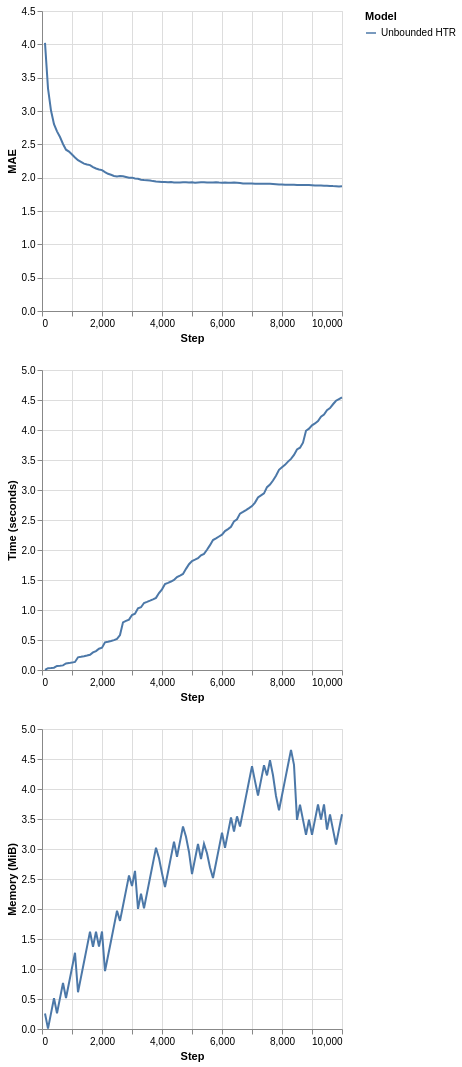

Source (notebook cell):
### Code cell
plot_performance(
    synth.Friedman(seed=42).take(10_000),
    metrics.MAE(),
    {
        "Unbounded HTR": (
            preprocessing.StandardScaler() |
            tree.HoeffdingTreeRegressor(splitter=tree.splitter.EBSTSplitter())
        )
    }
)

### Figure 1 — Vega-Lite specification as saved in the notebook (floating-point values rounded to 4 significant figures)
{"config": {"view": {"continuousWidth": 300, "continuousHeight": 300}}, "vconcat": [{"mark": {"type": "line"}, "encoding": {"color": {"field": "Model", "type": "nominal"}, "x": {"field": "Step", "type": "quantitative"}, "y": {"field": "Metric", "title": "MAE", "type": "quantitative"}}}, {"mark": {"type": "line"}, "encoding": {"color": {"field": "Model", "type": "nominal"}, "x": {"field": "Step", "type": "quantitative"}, "y": {"field": "Time", "title": "Time (seconds)", "type": "quantitative"}}}, {"mark": {"type": "line"}, "encoding": {"color": {"field": "Model", "type": "nominal"}, "x": {"field": "Step", "type": "quantitative"}, "y": {"field": "Memory", "title": "Memory (MiB)", "type": "quantitative"}}}], "data": {"name": "data-09816bec1c4f77cc80bacaaace2a079f"}, "$schema": "https://vega.github.io/schema/vega-lite/v6.1.0.json", "datasets": {"data-09816bec1c4f77cc80bacaaace2a079f": [{"Step": 100, "Metric": 4.023, "Time": 0.002785, "Memory": 0.2578, "Model": "Unbounded HTR"}, {"Step": 200, "Metric": 3.34, "Time": 0.03084, "Memory": 0.006594, "Model": "Unbounded HTR"}, {"Step": 300, "Metric": 3.007, "Time": 0.03322, "Memory": 0.2603, "Model": "Unbounded HTR"}, {"Step": 400, "Metric": 2.803, "Time": 0.03811, "Memory": 0.512, "Model": "Unbounded HTR"}, {"Step": 500, "Metric": 2.695, "Time": 0.06673, "Memory": 0.2622, "Model": "Unbounded HTR"}, {"Step": 600, "Metric": 2.61, "Time": 0.07106, "Memory": 0.514, "Model": "Unbounded HTR"}, {"Step": 700, "Metric": 2.506, "Time": 0.07721, "Memory": 0.7658, "Model": "Unbounded HTR"}, {"Step": 800, "Metric": 2.42, "Time": 0.1086, "Memory": 0.5159, "Model": "Unbounded HTR"}, {"Step": 900, "Metric": 2.391, "Time": 0.1147, "Memory": 0.7677, "Model": "Unbounded HTR"}, {"Step": 1000, "Metric": 2.346, "Time": 0.1233, "Memory": 1.019, "Model": "Unbounded HTR"}, {"Step": 1100, "Metric": 2.303, "Time": 0.134, "Memory": 1.271, "Model": "Unbounded HTR"}, {"Step": 1200, "Metric": 2.262, "Time": 0.2116, "Memory": 0.6129, "Model": "Unbounded HTR"}, {"Step": 1300, "Metric": 2.237, "Time": 0.2191, "Memory": 0.8646, "Model": "Unbounded HTR"}, {"Step": 1400, "Metric": 2.211, "Time": 0.2289, "Memory": 1.116, "Model": "Unbounded HTR"}, {"Step": 1500, "Metric": 2.198, "Time": 0.2407, "Memory": 1.368, "Model": "Unbounded HTR"}, {"Step": 1600, "Metric": 2.188, "Time": 0.2537, "Memory": 1.62, "Model": "Unbounded HTR"}, {"Step": 1700, "Metric": 2.159, "Time": 0.2928, "Memory": 1.37, "Model": "Unbounded HTR"}, {"Step": 1800, "Metric": 2.137, "Time": 0.3149, "Memory": 1.622, "Model": "Unbounded HTR"}, {"Step": 1900, "Metric": 2.124, "Time": 0.3551, "Memory": 1.372, "Model": "Unbounded HTR"}, {"Step": 2000, "Metric": 2.113, "Time": 0.3703, "Memory": 1.624, "Model": "Unbounded HTR"}, {"Step": 2100, "Metric": 2.083, "Time": 0.4603, "Memory": 0.9642, "Model": "Unbounded HTR"}, {"Step": 2200, "Metric": 2.058, "Time": 0.4711, "Memory": 1.216, "Model": "Unbounded HTR"}, {"Step": 2300, "Metric": 2.043, "Time": 0.4835, "Memory": 1.468, "Model": "Unbounded HTR"}, {"Step": 2400, "Metric": 2.026, "Time": 0.4981, "Memory": 1.72, "Model": "Unbounded HTR"}, {"Step": 2500, "Metric": 2.018, "Time": 0.5182, "Memory": 1.971, "Model": "Unbounded HTR"}, {"Step": 2600, "Metric": 2.023, "Time": 0.5826, "Memory": 1.802, "Model": "Unbounded HTR"}, {"Step": 2700, "Metric": 2.02, "Time": 0.7944, "Memory": 2.054, "Model": "Unbounded HTR"}, {"Step": 2800, "Metric": 2.009, "Time": 0.8182, "Memory": 2.306, "Model": "Unbounded HTR"}, {"Step": 2900, "Metric": 1.999, "Time": 0.8403, "Memory": 2.557, "Model": "Unbounded HTR"}, {"Step": 3000, "Metric": 2.0, "Time": 0.9155, "Memory": 2.383, "Model": "Unbounded HTR"}, {"Step": 3100, "Metric": 1.987, "Time": 0.9369, "Memory": 2.635, "Model": "Unbounded HTR"}, {"Step": 3200, "Metric": 1.983, "Time": 1.027, "Memory": 2.002, "Model": "Unbounded HTR"}, {"Step": 3300, "Metric": 1.969, "Time": 1.045, "Memory": 2.254, "Model": "Unbounded HTR"}, {"Step": 3400, "Metric": 1.964, "Time": 1.117, "Memory": 2.013, "Model": "Unbounded HTR"}, {"Step": 3500, "Metric": 1.96, "Time": 1.136, "Memory": 2.265, "Model": "Unbounded HTR"}, {"Step": 3600, "Metric": 1.957, "Time": 1.156, "Memory": 2.516, "Model": "Unbounded HTR"}, {"Step": 3700, "Metric": 1.948, "Time": 1.179, "Memory": 2.768, "Model": "Unbounded HTR"}, {"Step": 3800, "Metric": 1.943, "Time": 1.202, "Memory": 3.02, "Model": "Unbounded HTR"}, {"Step": 3900, "Metric": 1.94, "Time": 1.283, "Memory": 2.847, "Model": "Unbounded HTR"}, {"Step": 4000, "Metric": 1.934, "Time": 1.344, "Memory": 2.596, "Model": "Unbounded HTR"}, {"Step": 4100, "Metric": 1.934, "Time": 1.433, "Memory": 2.366, "Model": "Unbounded HTR"}, {"Step": 4200, "Metric": 1.933, "Time": 1.452, "Memory": 2.617, "Model": "Unbounded HTR"}, {"Step": 4300, "Metric": 1.934, "Time": 1.474, "Memory": 2.869, "Model": "Unbounded HTR"}, {"Step": 4400, "Metric": 1.928, "Time": 1.5, "Memory": 3.121, "Model": "Unbounded HTR"}, {"Step": 4500, "Metric": 1.926, "Time": 1.549, "Memory": 2.87, "Model": "Unbounded HTR"}, {"Step": 4600, "Metric": 1.928, "Time": 1.574, "Memory": 3.123, "Model": "Unbounded HTR"}, {"Step": 4700, "Metric": 1.93, "Time": 1.601, "Memory": 3.375, "Model": "Unbounded HTR"}, {"Step": 4800, "Metric": 1.932, "Time": 1.686, "Memory": 3.203, "Model": "Unbounded HTR"}, {"Step": 4900, "Metric": 1.928, "Time": 1.763, "Memory": 2.951, "Model": "Unbounded HTR"}, {"Step": 5000, "Metric": 1.93, "Time": 1.817, "Memory": 2.58, "Model": "Unbounded HTR"}, {"Step": 5100, "Metric": 1.925, "Time": 1.839, "Memory": 2.832, "Model": "Unbounded HTR"}, {"Step": 5200, "Metric": 1.929, "Time": 1.862, "Memory": 3.084, "Model": "Unbounded HTR"}, {"Step": 5300, "Metric": 1.931, "Time": 1.912, "Memory": 2.834, "Model": "Unbounded HTR"}, {"Step": 5400, "Metric": 1.93, "Time": 1.936, "Memory": 3.086, "Model": "Unbounded HTR"}, {"Step": 5500, "Metric": 1.926, "Time": 2.005, "Memory": 2.93, "Model": "Unbounded HTR"}, {"Step": 5600, "Metric": 1.926, "Time": 2.081, "Memory": 2.692, "Model": "Unbounded HTR"}, {"Step": 5700, "Metric": 1.929, "Time": 2.166, "Memory": 2.516, "Model": "Unbounded HTR"}, {"Step": 5800, "Metric": 1.93, "Time": 2.194, "Memory": 2.767, "Model": "Unbounded HTR"}, {"Step": 5900, "Metric": 1.927, "Time": 2.225, "Memory": 3.019, "Model": "Unbounded HTR"}, {"Step": 6000, "Metric": 1.925, "Time": 2.256, "Memory": 3.271, "Model": "Unbounded HTR"}, {"Step": 6100, "Metric": 1.927, "Time": 2.315, "Memory": 3.02, "Model": "Unbounded HTR"}, {"Step": 6200, "Metric": 1.925, "Time": 2.349, "Memory": 3.273, "Model": "Unbounded HTR"}, {"Step": 6300, "Metric": 1.925, "Time": 2.386, "Memory": 3.525, "Model": "Unbounded HTR"}, {"Step": 6400, "Metric": 1.926, "Time": 2.478, "Memory": 3.293, "Model": "Unbounded HTR"}, {"Step": 6500, "Metric": 1.923, "Time": 2.512, "Memory": 3.544, "Model": "Unbounded HTR"}, {"Step": 6600, "Metric": 1.921, "Time": 2.606, "Memory": 3.374, "Model": "Unbounded HTR"}, {"Step": 6700, "Metric": 1.914, "Time": 2.635, "Memory": 3.625, "Model": "Unbounded HTR"}, {"Step": 6800, "Metric": 1.911, "Time": 2.665, "Memory": 3.877, "Model": "Unbounded HTR"}, {"Step": 6900, "Metric": 1.912, "Time": 2.697, "Memory": 4.129, "Model": "Unbounded HTR"}, {"Step": 7000, "Metric": 1.911, "Time": 2.732, "Memory": 4.381, "Model": "Unbounded HTR"}, {"Step": 7100, "Metric": 1.91, "Time": 2.791, "Memory": 4.131, "Model": "Unbounded HTR"}, {"Step": 7200, "Metric": 1.91, "Time": 2.876, "Memory": 3.891, "Model": "Unbounded HTR"}, {"Step": 7300, "Metric": 1.908, "Time": 2.91, "Memory": 4.143, "Model": "Unbounded HTR"}, {"Step": 7400, "Metric": 1.908, "Time": 2.944, "Memory": 4.395, "Model": "Unbounded HTR"}, {"Step": 7500, "Metric": 1.91, "Time": 3.048, "Memory": 4.227, "Model": "Unbounded HTR"}, {"Step": 7600, "Metric": 1.908, "Time": 3.09, "Memory": 4.479, "Model": "Unbounded HTR"}, {"Step": 7700, "Metric": 1.905, "Time": 3.158, "Memory": 4.229, "Model": "Unbounded HTR"}, {"Step": 7800, "Metric": 1.903, "Time": 3.238, "Memory": 3.883, "Model": "Unbounded HTR"}, {"Step": 7900, "Metric": 1.899, "Time": 3.337, "Memory": 3.645, "Model": "Unbounded HTR"}, {"Step": 8000, "Metric": 1.899, "Time": 3.379, "Memory": 3.897, "Model": "Unbounded HTR"}, {"Step": 8100, "Metric": 1.894, "Time": 3.419, "Memory": 4.149, "Model": "Unbounded HTR"}, {"Step": 8200, "Metric": 1.894, "Time": 3.473, "Memory": 4.4, "Model": "Unbounded HTR"}, {"Step": 8300, "Metric": 1.895, "Time": 3.519, "Memory": 4.652, "Model": "Unbounded HTR"}, {"Step": 8400, "Metric": 1.894, "Time": 3.584, "Memory": 4.402, "Model": "Unbounded HTR"}, {"Step": 8500, "Metric": 1.891, "Time": 3.675, "Memory": 3.486, "Model": "Unbounded HTR"}, {"Step": 8600, "Metric": 1.891, "Time": 3.705, "Memory": 3.738, "Model": "Unbounded HTR"}, {"Step": 8700, "Metric": 1.891, "Time": 3.789, "Memory": 3.486, "Model": "Unbounded HTR"}, {"Step": 8800, "Metric": 1.891, "Time": 3.987, "Memory": 3.236, "Model": "Unbounded HTR"}, {"Step": 8900, "Metric": 1.89, "Time": 4.022, "Memory": 3.489, "Model": "Unbounded HTR"}, {"Step": 9000, "Metric": 1.888, "Time": 4.077, "Memory": 3.238, "Model": "Unbounded HTR"}, {"Step": 9100, "Metric": 1.884, "Time": 4.109, "Memory": 3.49, "Model": "Unbounded HTR"}, {"Step": 9200, "Metric": 1.883, "Time": 4.148, "Memory": 3.743, "Model": "Unbounded HTR"}, {"Step": 9300, "Metric": 1.881, "Time": 4.22, "Memory": 3.492, "Model": "Unbounded HTR"}, {"Step": 9400, "Metric": 1.879, "Time": 4.258, "Memory": 3.745, "Model": "Unbounded HTR"}, {"Step": 9500, "Metric": 1.879, "Time": 4.33, "Memory": 3.322, "Model": "Unbounded HTR"}, {"Step": 9600, "Metric": 1.876, "Time": 4.366, "Memory": 3.574, "Model": "Unbounded HTR"}, {"Step": 9700, "Metric": 1.873, "Time": 4.429, "Memory": 3.324, "Model": "Unbounded HTR"}, {"Step": 9800, "Metric": 1.872, "Time": 4.488, "Memory": 3.074, "Model": "Unbounded HTR"}, {"Step": 9900, "Metric": 1.869, "Time": 4.515, "Memory": 3.326, "Model": "Unbounded HTR"}, {"Step": 10000, "Metric": 1.87, "Time": 4.544, "Memory": 3.578, "Model": "Unbounded HTR"}]}}
